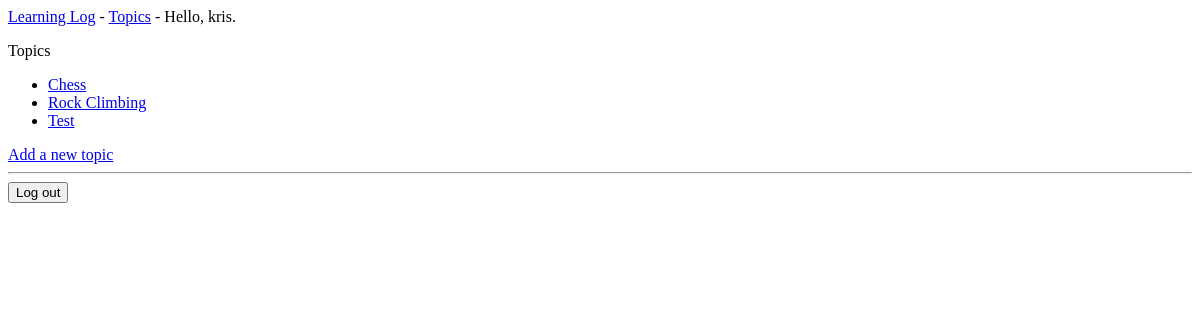
Page /topics/ (signed in) on the earlier database version.
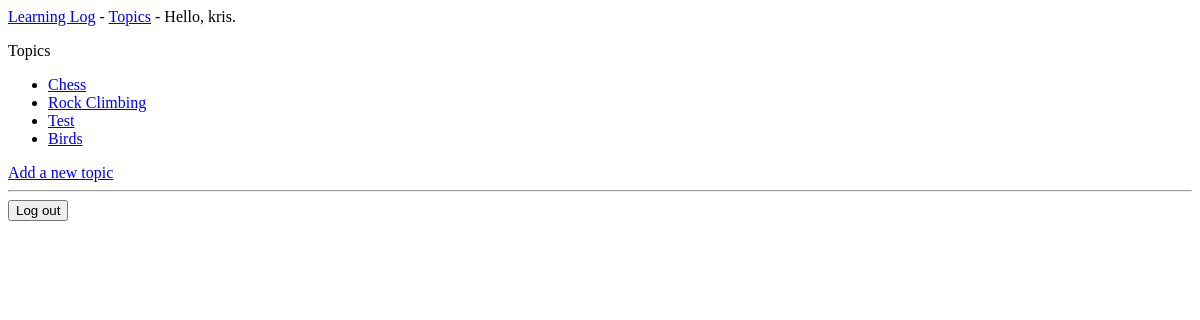
Same page on the later database version.
### learning_logs/models.py (models this page shows, shortened)
class Topic(models.Model):
    text = models.CharField(max_length=200)
    date_added = models.DateTimeField(auto_now_add=True)
    owner = models.ForeignKey(User, on_delete=models.CASCADE)

### learning_logs/views.py (the view)
# urls.py: path("topics/", views.topics, name="topics"),
@login_required
def topics(request):
    topics = Topic.objects.filter(owner=request.user).order_by("date_added")
    context = {"topics": topics}
    return render(request, "learning_logs/topics.html", context)

### learning_logs/templates/learning_logs/topics.html
{% extends "learning_logs/base.html" %}
{% block content %}
    <p>Topics</p>
    <ul>
        {% for topic in topics %}
            <li><a href="{% url 'learning_logs:topic' topic.id %}">{{ topic.text }}</a></li>
        {% empty %}
        <li>No topics have been added yet.</li>
        {% endfor %}
    </ul>
    <a href="{% url 'learning_logs:new_topic' %}">Add a new topic</a>
{% endblock content %}

Differences in the rows shown:
added Topic: text "Birds"
